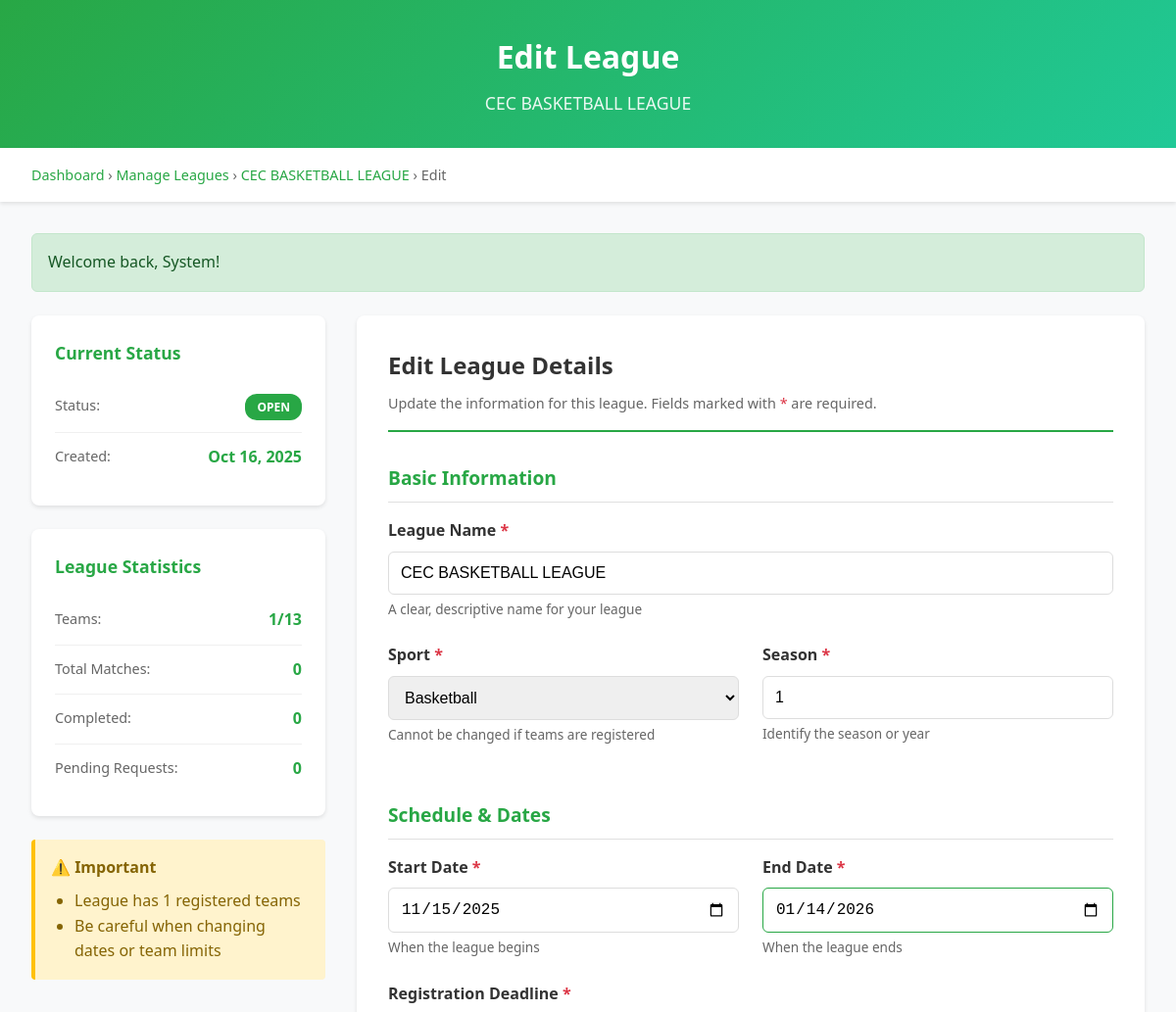
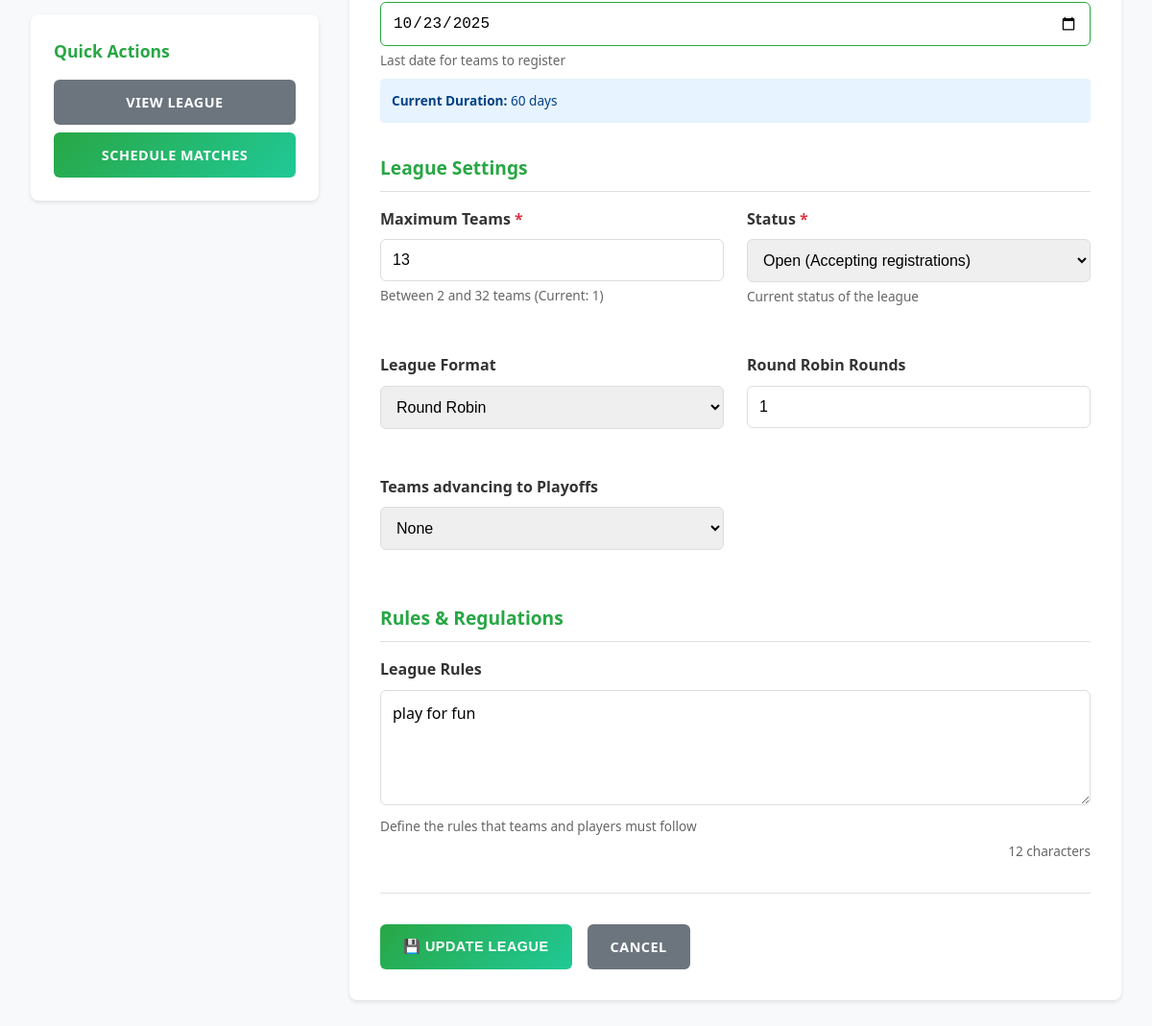
The app's page /league/edit_league.php?id=24 (signed in) with its own data (2 pictures, top to bottom).
### tables this page shows
CREATE TABLE `leagues` (
  `id` int(11) NOT NULL,
  `name` varchar(100) NOT NULL,
  `sport_id` int(11) NOT NULL,
  `season` varchar(20) NOT NULL,
  `start_date` date NOT NULL,
  `end_date` date NOT NULL,
  `registration_deadline` date NOT NULL,
  `max_teams` int(11) DEFAULT 16,
  `rules` text DEFAULT NULL,
  `status` enum('draft','open','closed','active','completed') DEFAULT 'draft',
  `approval_required` tinyint(1) DEFAULT 0,
  `created_by` int(11) NOT NULL,
  `created_at` timestamp NOT NULL DEFAULT current_timestamp(),
  `points_per_win` float DEFAULT 1,
  `points_per_draw` float DEFAULT 0.5,
  `points_per_loss` float DEFAULT 0,
  `league_type` enum('round_robin','single_elimination','double_elimination') DEFAULT 'round_robin',
  `round_robin_rounds` int(11) DEFAULT 1,
  `knockout_teams` int(11) DEFAULT 0
);

CREATE TABLE `sports` (
  `id` int(11) NOT NULL,
  `name` varchar(50) NOT NULL,
  `description` text DEFAULT NULL,
  `max_players_per_team` int(11) DEFAULT 11,
  `created_at` timestamp NOT NULL DEFAULT current_timestamp()
);

### league/edit_league.php (the view, shortened to what this page needs)
<?php
require_once '../config/database.php';
$league_id = $_GET['id'] ?? null;
$database = new Database();
$db = $database->connect();
$current_user = getCurrentUser();
$league_query = "SELECT l.*, s.name as sport_name
                 FROM leagues l
                 JOIN sports s ON l.sport_id = s.id
                 WHERE l.id = :id";
$league_stmt = $db->prepare($league_query);
$league_stmt->bindParam(':id', $league_id);
$league_stmt->execute();
$league = $league_stmt->fetch(PDO::FETCH_ASSOC);
$sports_query = "SELECT * FROM sports ORDER BY name";
$sports_stmt = $db->prepare($sports_query);
$sports_stmt->execute();
$sports = $sports_stmt->fetchAll(PDO::FETCH_ASSOC);
$stats_query = "SELECT
                (SELECT COUNT(*) FROM teams WHERE league_id = :league_id) as team_count,
                (SELECT COUNT(*) FROM matches WHERE league_id = :league_id) as total_matches,
                (SELECT COUNT(*) FROM matches WHERE league_id = :league_id AND status = 'completed') as completed_matches,
                (SELECT COUNT(*) FROM registration_requests WHERE league_id = :league_id AND status = 'pending') as pending_requests";
$stats_stmt = $db->prepare($stats_query);
$stats_stmt->bindParam(':league_id', $league_id);
$stats_stmt->execute();
$stats = $stats_stmt->fetch(PDO::FETCH_ASSOC);
?>
<!DOCTYPE html>
<html lang="en">
<head>
</head>
<body>
    <div class="header">
        <h1>Edit League</h1>
        <p><?php echo htmlspecialchars($league['name']); ?></p>
    </div>
    <div class="nav-breadcrumb">
        <div class="breadcrumb">
            <a href="../dashboard.php">Dashboard</a>
            <span> › </span>
            <?php if ($current_user['role'] == 'admin'): ?>
                <a href="../admin/manage_leagues.php">Manage Leagues</a>
            <?php else: ?>
                <a href="browse_leagues.php">Browse Leagues</a>
            <?php endif; ?>
            <span> › </span>
            <a href="view_league.php?id=<?php echo $league_id; ?>"><?php echo htmlspecialchars($league['name']); ?></a>
            <span> › </span>
            <span>Edit</span>
        </div>
    </div>
    <div class="container">
        <div class="layout">
            <div class="sidebar">
                <div class="info-card">
                    <h3>Current Status</h3>
                    <div class="stat-item">
                        <span class="stat-label">Status:</span>
                        <span class="status-badge status-<?php echo $league['status']; ?>">
                            <?php echo ucfirst($league['status']); ?>
                        </span>
                    </div>
                    <div class="stat-item">
                        <span class="stat-label">Created:</span>
                        <span class="stat-value"><?php echo date('M j, Y', strtotime($league['created_at'])); ?></span>
                    </div>
                </div>
                <div class="info-card">
                    <h3>League Statistics</h3>
                    <div class="stat-item">
                        <span class="stat-label">Teams:</span>
                        <span class="stat-value"><?php echo $stats['team_count']; ?>/<?php echo $league['max_teams']; ?></span>
                    </div>
                    <div class="stat-item">
                        <span class="stat-label">Total Matches:</span>
                        <span class="stat-value"><?php echo $stats['total_matches']; ?></span>
                    </div>
                    <div class="stat-item">
                        <span class="stat-label">Completed:</span>
                        <span class="stat-value"><?php echo $stats['completed_matches']; ?></span>
                    </div>
                    <div class="stat-item">
                        <span class="stat-label">Pending Requests:</span>
                        <span class="stat-value"><?php echo $stats['pending_requests']; ?></span>
                    </div>
                </div>
                <?php if ($stats['team_count'] > 0 || $stats['total_matches'] > 0): ?>
                <div class="warning-card">
                    <h4>⚠️ Important</h4>
                    <ul>
                        <?php if ($stats['team_count'] > 0): ?>
                        <li>League has <?php echo $stats['team_count']; ?> registered teams</li>
                        <?php endif; ?>
                        <li>Be careful when changing dates or team limits</li>
                    </ul>
                </div>
                <?php endif; ?>
                <div class="info-card">
                    <h3>Quick Actions</h3>
                    <div style="display: flex; flex-direction: column; gap: 0.5rem;">
                        <a href="view_league.php?id=<?php echo $league_id; ?>" class="btn btn-secondary" style="text-align: center;">
                            View League
                        </a>
                        <?php if ($current_user['role'] == 'admin'): ?>
                        <a href="../match/schedule_matches.php?league_id=<?php echo $league_id; ?>" class="btn btn-primary" style="text-align: center;">
                            Schedule Matches
                        </a>
                        <?php endif; ?>
                    </div>
                </div>
            </div>
            <div class="main-content">
                <div class="form-header">
                    <h2>Edit League Details</h2>
                    <p>Update the information for this league. Fields marked with <span class="required">*</span> are required.</p>
                </div>
                <form method="POST" id="editLeagueForm">
                    <div class="form-section">
                        <h3 class="section-title">Basic Information</h3>
                        <div class="form-group">
                            <label>League Name <span class="required">*</span></label>
                            <input type="text" name="name" class="form-control"
                                   value="<?php echo htmlspecialchars($league['name']); ?>" required>
                            <div class="help-text">A clear, descriptive name for your league</div>
                        </div>
                        <div class="form-grid">
                            <div class="form-group">
                                <label>Sport <span class="required">*</span></label>
                                <select name="sport_id" class="form-control" required>
                                    <?php foreach ($sports as $sport): ?>
                                        <option value="<?php echo $sport['id']; ?>"
                                                <?php echo $league['sport_id'] == $sport['id'] ? 'selected' : ''; ?>>
                                            <?php echo htmlspecialchars($sport['name']); ?>
                                        </option>
                                    <?php endforeach; ?>
                                </select>
                                <div class="help-text">Cannot be changed if teams are registered</div>
                            </div>
                            <div class="form-group">
                                <label>Season <span class="required">*</span></label>
                                <input type="text" name="season" class="form-control"
                                       value="<?php echo htmlspecialchars($league['season']); ?>"
                                       placeholder="e.g., Spring 2024" required>
                                <div class="help-text">Identify the season or year</div>
                            </div>
                        </div>
                    </div>
                    <div class="form-section">
                        <h3 class="section-title">Schedule & Dates</h3>
                        <div class="form-grid">
                            <div class="form-group">
                                <label>Start Date <span class="required">*</span></label>
                                <input type="date" name="start_date" class="form-control"
                                       value="<?php echo $league['start_date']; ?>" required>
                                <div class="help-text">When the league begins</div>
                            </div>
                            <div class="form-group">
                                <label>End Date <span class="required">*</span></label>
                                <input type="date" name="end_date" class="form-control"
                                       value="<?php echo $league['end_date']; ?>" required>
                                <div class="help-text">When the league ends</div>
                            </div>
                        </div>
                        <div class="form-group">
                            <label>Registration Deadline <span class="required">*</span></label>
                            <input type="date" name="registration_deadline" class="form-control"
                                   value="<?php echo $league['registration_deadline']; ?>" required>
                            <div class="help-text">Last date for teams to register</div>
                            <div class="date-info">
                                <strong>Current Duration:</strong>
                                <?php
                                $duration = (strtotime($league['end_date']) - strtotime($league['start_date'])) / (60 * 60 * 24);
                                echo round($duration) . ' days';
                                ?>
                            </div>
                        </div>
                    </div>
                    <div class="form-section">
                        <h3 class="section-title">League Settings</h3>
                        <div class="form-grid">
                            <div class="form-group">
                                <label>Maximum Teams <span class="required">*</span></label>
                                <input type="number" name="max_teams" class="form-control"
                                       value="<?php echo $league['max_teams']; ?>"
                                       min="<?php echo max(2, $stats['team_count']); ?>" max="32" required>
                                <div class="help-text">Between 2 and 32 teams (Current: <?php echo $stats['team_count']; ?>)</div>
                            </div>
                            <div class="form-group">
                                <label>Status <span class="required">*</span></label>
                                <select name="status" class="form-control" required>
                                    <option value="open" <?php echo $league['status'] == 'open' ? 'selected' : ''; ?>>
                                        Open (Accepting registrations)
                                    </option>
                                </select>
                                <div class="help-text">Current status of the league</div>
                            </div>
                            <div class="form-group">
                                <label>League Format</label>
                                <select name="league_type" class="form-control">
                                    <option value="round_robin" <?php echo ($league['league_type'] ?? 'round_robin') == 'round_robin' ? 'selected' : ''; ?>>Round Robin</option>
                                </select>
                            </div>
                            <div class="form-group">
                                <label>Round Robin Rounds</label>
                                <input type="number" name="round_robin_rounds" class="form-control" value="<?php echo $league['round_robin_rounds'] ?? 1; ?>" min="1" max="4">
                            </div>
                            <div class="form-group">
                                <label>Teams advancing to Playoffs</label>
                                <select name="knockout_teams" class="form-control">
                                    <option value="0" <?php echo ($league['knockout_teams'] ?? 0) == 0 ? 'selected' : ''; ?>>None</option>
                                </select>
                            </div>
                        </div>
                    </div>
                    <div class="form-section">
                        <h3 class="section-title">Rules & Regulations</h3>
                        <div class="form-group full-width">
                            <label>League Rules</label>
                            <textarea name="rules" class="form-control"
                                      placeholder="Enter the rules, regulations, and guidelines for this league..."><?php echo htmlspecialchars($league['rules'] ?? ''); ?></textarea>
                            <div class="help-text">Define the rules that teams and players must follow</div>
                        </div>
                    </div>
                    <div class="form-actions">
                        <button type="submit" name="update_league" class="btn btn-primary">
                            💾 Update League
                        </button>
                        <a href="view_league.php?id=<?php echo $league_id; ?>" class="btn btn-secondary">
                            Cancel
                        </a>
                    </div>
                </form>
            </div>
        </div>
    </div>
</body>
</html>

### records on screen
leagues: name "CEC BASKETBALL LEAGUE", status "OPEN", created_at "Oct 16, 2025", max_teams "13", sport_id "Basketball", season "1", start_date "11/15/2025", end_date "01/14/2026", registration_deadline "10/23/2025", duration "60", status "Open (Accepting registrations)", league_type "Round Robin", round_robin_rounds "1", knockout_teams "None", rules "play for fun"

### other values on screen
$message "Welcome back, System!"
$stats['team_count'] "1"
$stats['total_matches'] "0"
$stats['completed_matches'] "0"
$stats['pending_requests'] "0"
